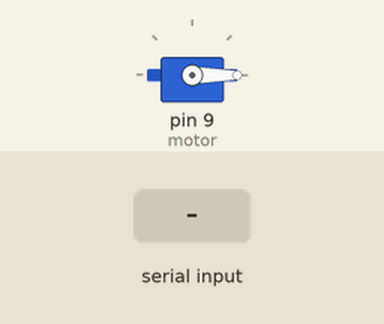
Bench run of a sketch on a simulated Arduino Uno, built with avr-gcc and run on an emulated ATmega328P. Shown: servo. The test bench sets the inputs (shaded band).

Above: at 1.2 s.
1.3 s: "90,45\n" received over Serial
At 3.4 s:
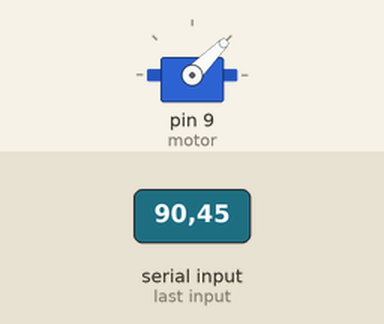
4.3 s: "30,150\n" received over Serial
At 6.9 s:
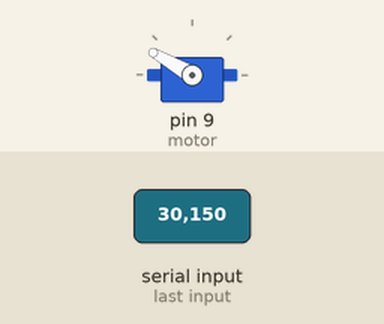
7.3 s: "200\n" received over Serial
At 9.4 s:
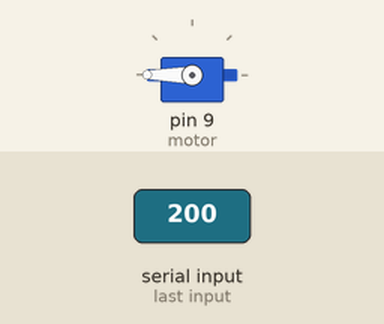
Timing chart, 0 to 11.8 s (numbered marks = the images above; inputs shaded):
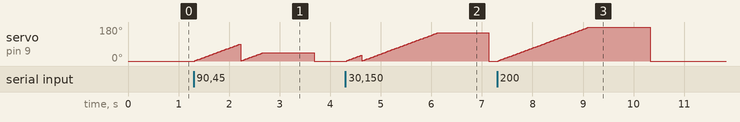

The sketch:

servo_serial.ino
```cpp
int inp, i, j;
#include <Servo.h>
#include <stdlib.h>
Servo motor;

void setup(){
  Serial.begin(9600);
  motor.attach(9);
  motor.write(0);
}

void loop(){
  inp = Serial.parseInt();
  if(inp >= 0 && inp <= 260){
    motor.write(inp);
    for(i=0; i<=inp;++i){
      motor.write(i);
      delay(10);
    }
  }
  else if(inp < 0 && inp >= -260){
    inp = abs(inp);
    motor.write(inp);
    for(j=inp;j>=0;--j){
      motor.write(j);
      delay(10);
    }
  }
  else{
    Serial.println("Wrong input is entered!");
  }
}
```

Measured:
- after the input at 7.3 s, servo on pin 9 (motor): rises from 0° to 180° in 1.8 s, then falls to 0° in 1.2 s
